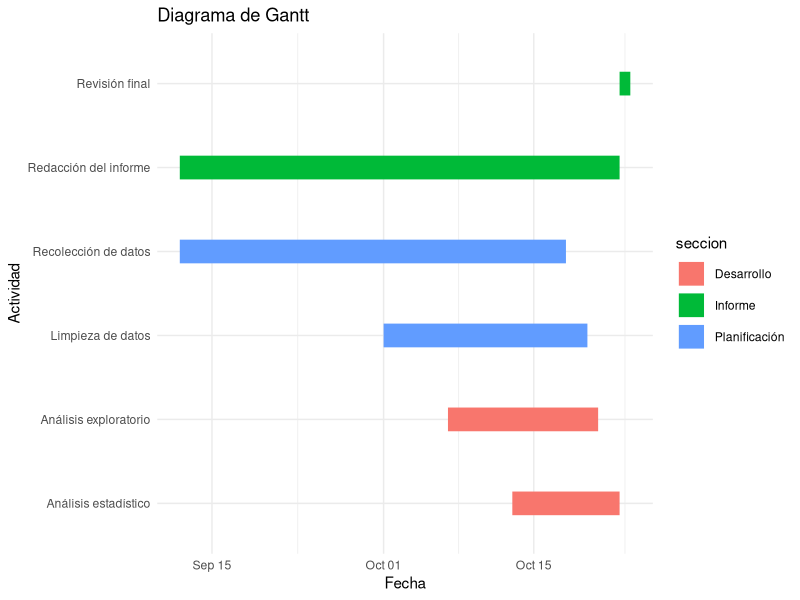
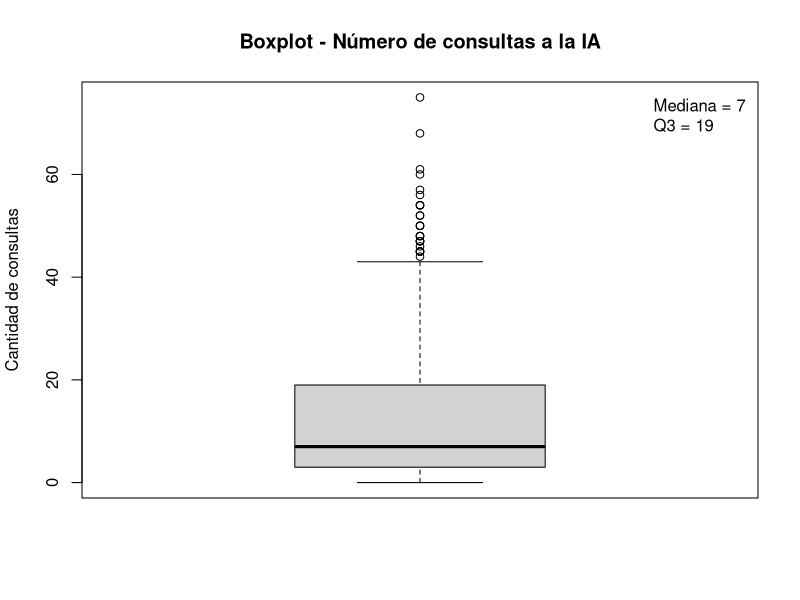
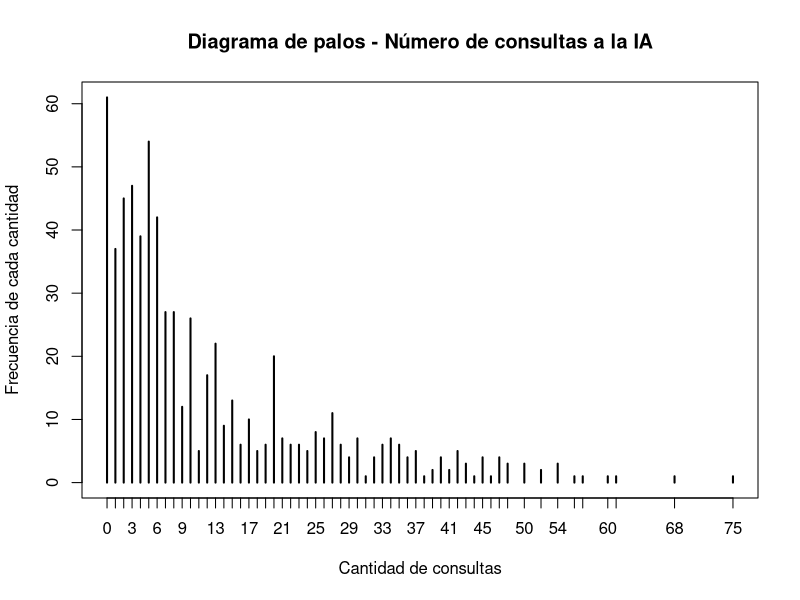
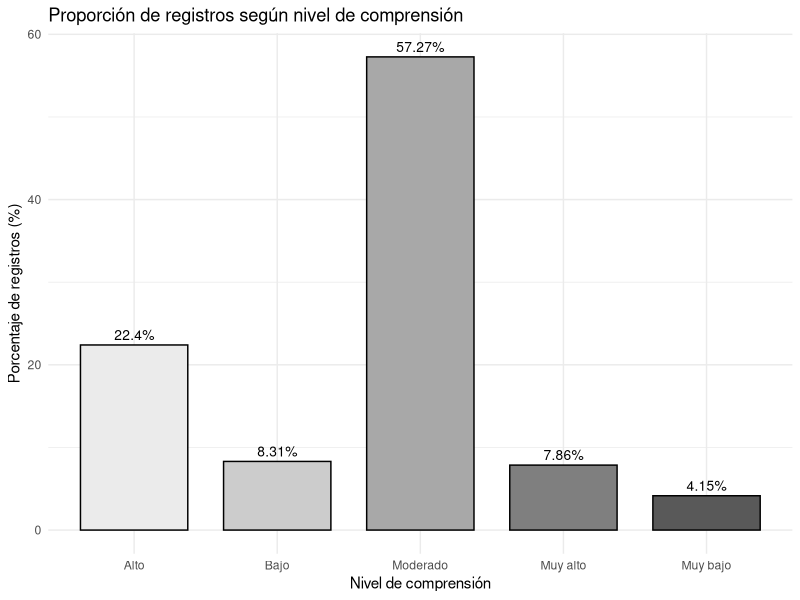
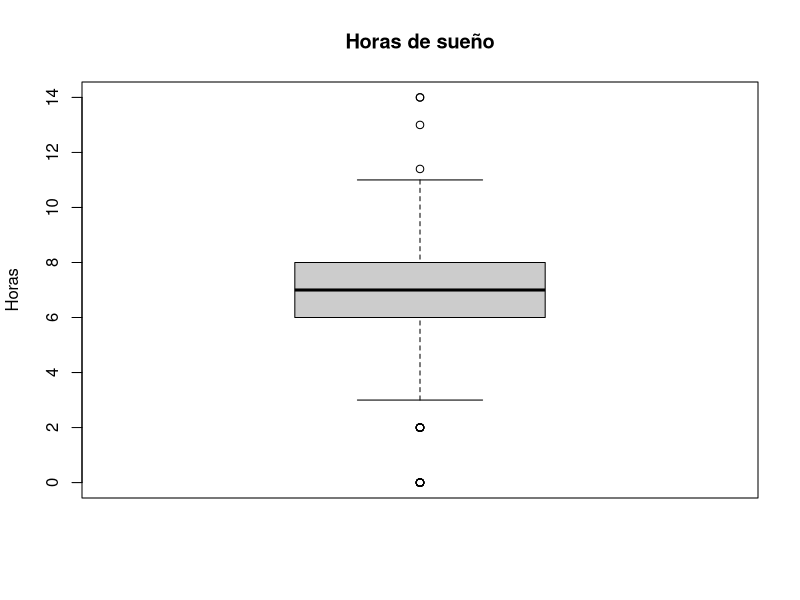
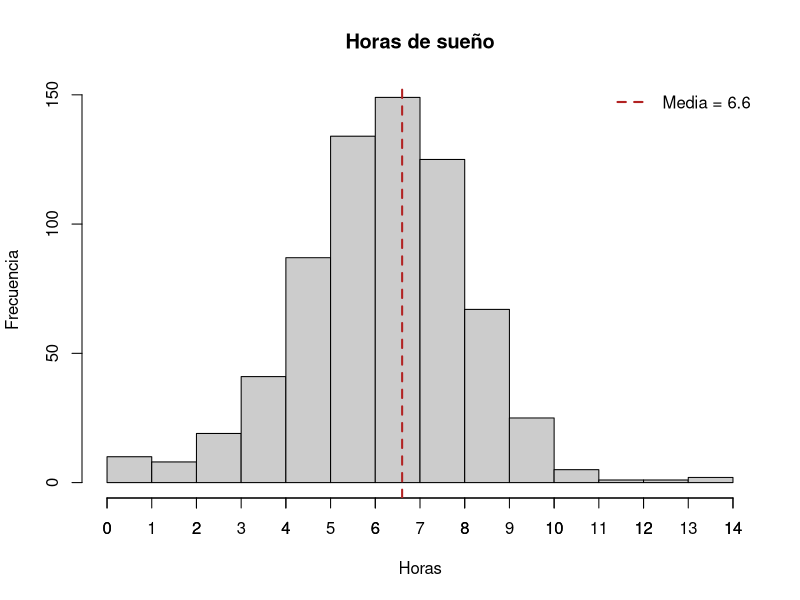
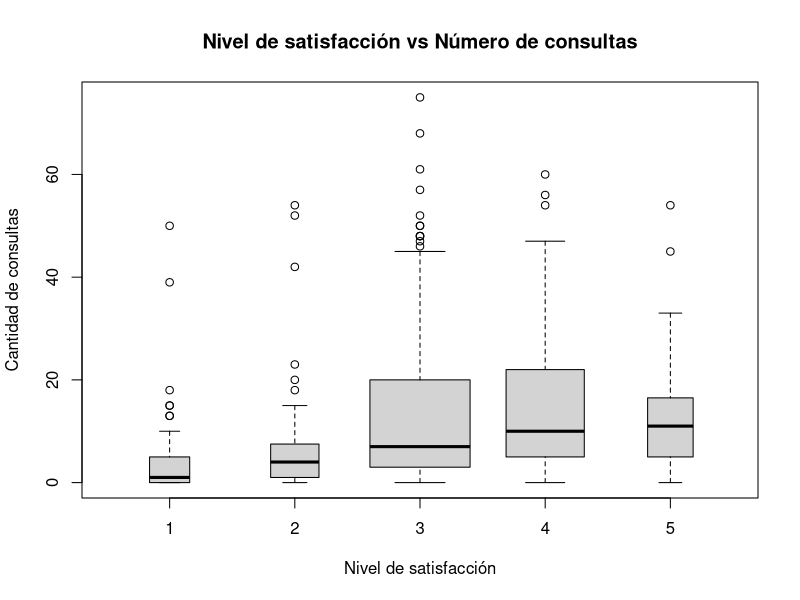
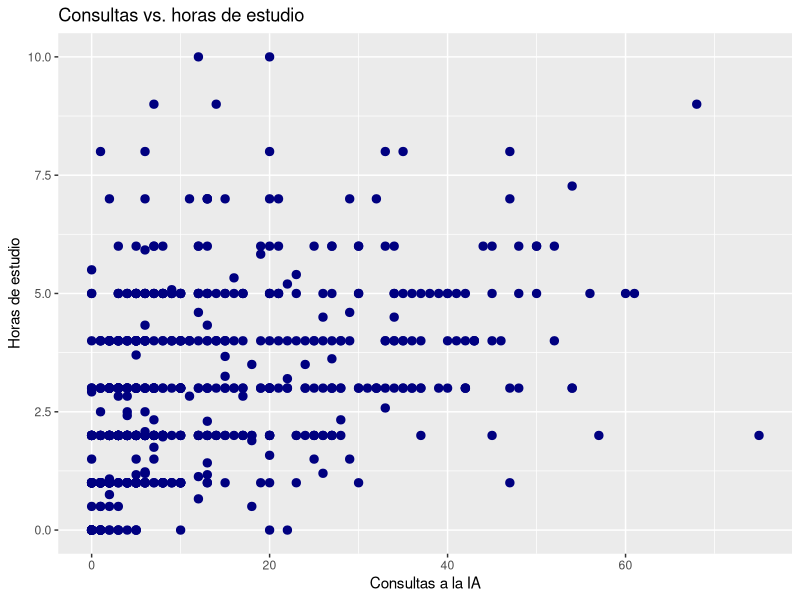

The R source for these figures, in order:
## ---- chunk 1
library(readr)
library(dplyr)
library(tidyverse)
library(ggplot2)

tareas <- data.frame(
  tarea = c(
    "Recolección de datos",
    "Limpieza de datos",
    "Análisis exploratorio",
    "Análisis estadístico",
    "Redacción del informe",
    "Revisión final"
  ),
  inicio = as.Date(c(
    "2026-09-12", "2026-10-01", "2026-10-07", "2026-10-13", "2026-09-12", "2026-10-23"
  )),
  fin = as.Date(c(
    "2026-10-18", "2026-10-20", "2026-10-21", "2026-10-23", "2026-10-23", "2026-10-24"
  )),
  seccion = c(
    "Planificación",
    "Planificación",
    "Desarrollo",
    "Desarrollo",
    "Informe",
    "Informe"
  )
)

ggplot(tareas,
       aes(x = inicio,
           xend = fin,
           y = tarea,
           yend = tarea,
           color = seccion)) +
  geom_segment(linewidth = 8) +
  labs(title = "Diagrama de Gantt",
       x = "Fecha",
       y = "Actividad") +
  theme_minimal()
## ---- chunk 2
DF_GesNulos<-read_csv("DF_GesNulos.csv")
DF3<-read_csv("DF3.csv")
## ---- chunk 3
sd(DF3$consultas, na.rm = T) / abs(mean(DF3$consultas, na.rm = T))
## ---- chunk 4
boxplot(DF3$consultas,
        main = "Boxplot - Número de consultas a la IA",
        ylab = "Cantidad de consultas")
legend("topright",
       legend = paste("Mediana =", median(DF3$consultas, na.rm = TRUE), "\nQ3 =", quantile(DF3$consultas, 0.75, na.rm = T, type = 3)), bty = "n")
## ---- chunk 5
plot(table(DF3$consultas),
        main = "Diagrama de palos - Número de consultas a la IA",
        xlab = "Cantidad de consultas",
        ylab = "Frecuencia de cada cantidad")
## ---- chunk 6
table(DF3$comprension)
round(prop.table(table(DF3$comprension)) * 100, 2)
round(cumsum(prop.table(table(DF3$comprension))) * 100, 2)
## ---- chunk 7
DF3 %>%
  count(comprension) %>%
  mutate(p = n / sum(n) * 100) %>%
  ggplot(aes(x = comprension, y = p, fill = comprension)) +
  geom_col(color = "black", width = 0.75) +
  geom_text(aes(label = paste0(round(p, 2), "%")), vjust = -0.5, size = 3.5) +
  scale_fill_manual(values = c("gray92", "gray80", "gray66", "gray50", "gray35")) +
  labs(title = "Proporción de registros según nivel de comprensión",
       x = "Nivel de comprensión", y = "Porcentaje de registros (%)") +
  theme_minimal() +
  theme(legend.position = "none")
## ---- chunk 8
summary(DF3$sueno)
round(sd(DF3$sueno),2)
IQR(DF3$sueno)
round(sd(DF3$sueno) / mean(DF3$sueno),2) #CV
## ---- chunk 9
boxplot(DF3$sueno,
        main = "Horas de sueño",
        ylab = "Horas",
        col = "gray80")
## ---- chunk 10
hist(DF3$sueno,
     main = "Horas de sueño",
     xlab = "Horas",
     col = "gray80",
     ylab = "Frecuencia")
axis(1, at = 0:ceiling(max(DF3$sueno)))
abline(v = mean(DF3$sueno, na.rm = TRUE), col = "firebrick", lwd = 2, lty = 2)
legend("topright",
       legend = paste("Media =", round(mean(DF3$sueno, na.rm = TRUE), 2)),
       col = "firebrick", lty = 2, lwd = 2, bty = "n")
## ---- chunk 11
boxplot(consultas ~ satisfaccion, data = DF3,
        main = "Nivel de satisfacción vs Número de consultas",
        xlab = "Nivel de satisfacción",
        ylab = "Cantidad de consultas",
        varwidth = T)
## ---- chunk 12
quantile(DF3$consultas[DF3$satisfaccion == 3], 0.3, na.rm = T, type = 3)
quantile(DF3$consultas[DF3$satisfaccion == 4], 0.3, na.rm = T, type = 3)
quantile(DF3$consultas[DF3$satisfaccion == 5], 0.3, na.rm = T, type = 3)
## ---- chunk 13
cor.test(DF3$consultas,DF3$estudio,method="spearman")
## ---- chunk 14
ggplot(DF3, aes(x = consultas, y = estudio)) +
  geom_point(color = "navy", size = 2.5) +
  labs(
    title = "Consultas vs. horas de estudio",
    x = "Consultas a la IA",
    y = "Horas de estudio"
  )
## ---- chunk 15
DFC <- DF3[DF3$uso_ia == "Usó IA", ]
DFC$curso <- toupper(DFC$curso)
DFC$uso <- as.character(DFC$uso)
DFC <- DFC[DFC$curso %in% c("CC1105", "CS2031", "CC2101", "CS2013"), ]
DFC <- DFC[DFC$uso %in% c("Resolver ejercicios", "Resumir", "Programar", "Redactar"), ]
nrow(DFC)
## ---- chunk 16
tabla <- table(DFC$curso, DFC$uso)
tabla
round(prop.table(tabla, 1) * 100, 2)
## ---- chunk 17
DFC %>%
  count(curso, uso) %>%
  group_by(curso) %>%
  mutate(p = n / sum(n) * 100) %>%
  ggplot(aes(x = curso, y = p, fill = uso)) +
  geom_col(width = 0.75) +
  geom_text(aes(label = paste0(round(p, 1), "%")),
            position = position_stack(vjust = 0.5), size = 3) +
  scale_fill_manual(values = c("gray92", "gray78", "gray64", "gray50")) +
  labs(title = "Proporción de usos de la IA según el curso",
       x = "Curso", y = "Porcentaje de registros (%)", fill = "Uso principal") +
  theme_minimal()
## ---- chunk 18
DF3 %>%
  filter(uso_ia == "Usó IA") %>%
  mutate(
    uso_g = if_else(uso %in% c("Resolver ejercicios", "Resumir",
                                "Programar", "Redactar", "No usó IA"),
                     as.character(uso), "Otros"),
    ahorro = if_else(tareas == 0, "Sin tareas ahorradas", "Con tareas ahorradas")
  ) %>%
  count(uso_g, ahorro) %>%
  tidyr::pivot_wider(names_from = ahorro, values_from = n, values_fill = 0) %>%
  {
    tabla <- .[, c("uso_g", "Sin tareas ahorradas", "Con tareas ahorradas")]
    m <- t(as.matrix(tabla[, -1]))
    colnames(m) <- tabla$uso_g
    barplot(m,
            main = "Tareas ahorradas según el uso de IA",
            ylab = "Cantidad de registros",
            xlab = "Uso principal",
            col = c("gray85", "gray45"))
    legend("topleft",
           legend = c("Sin ahorro", "Con ahorro"),
           fill = c("gray85", "gray45"),
           cex = 0.8)
  }
## ---- chunk 19
DF3 %>%
  filter(uso_ia == "Usó IA") %>%
  mutate(uso_g = if_else(uso %in% c("Resolver ejercicios", "Resumir",
                                     "Programar", "Redactar", "No usó IA"),
                          as.character(uso), "Otros")) %>%
  group_by(uso_g) %>%
  summarise(
    registros   = n(),
    ta_ahorrada = round(mean(tareas > 0, na.rm = TRUE) * 100,2),

  ) %>%
  rename(Uso = uso_g)
## ---- chunk 20
boxplot(sueno ~ comprension, data = DF3,
        main = "Sueño según comprensión",
        xlab = "Comprensión",
        ylab = "Horas de sueño",
        col = c("gray92", "gray80", "gray66", "gray50", "gray35"))
abline(h = mean(DF3$sueno, na.rm = TRUE), col = "firebrick", lwd = 2, lty = 2)
legend("topright",
       legend = paste("Media =", round(mean(DF3$sueno, na.rm = TRUE), 2)),
       col = "firebrick", lty = 2, lwd = 2, bty = "n")
## ---- chunk 21
DF3%>%group_by(comprension)%>% summarise(n=n(),
    Q1= quantile(sueno, 0.25, na.rm = TRUE),
    Mediana = quantile(sueno, 0.5 ,na.rm = TRUE),
    Q3= quantile(sueno, 0.75, na.rm = TRUE),
    RIC     = IQR(sueno, na.rm = TRUE),
    Media = mean(sueno,na.rm=TRUE),
    CV = (sd(sueno,na.rm=TRUE)/mean(sueno,na.rm=TRUE))
                                         )
## ---- chunk 22
GRUPO <- 6
DF3_grupo <- DF_GesNulos %>% filter(Grupo == GRUPO)
nrow(DF3_grupo)
## ---- chunk 23
consultas_cat <- cut(DF3$consultas,
                     breaks = c(0, 1, 11, 21, 31, Inf),
                     right = FALSE,
                     labels = c("Sin uso", "Bajo", "Moderado",
                                "Frecuente", "Muy frecuente"))

frec_con <- table(consultas_cat)
prob_con <- prop.table(frec_con)
frec_con
round(prob_con, 4)
## ---- chunk 24
sum(prob_con)
## ---- chunk 25
barplot(prob_con,
        main = "Probabilidad empírica del nivel de uso de IA",
        xlab = "Nivel de uso (según número de consultas)",
        ylab = "Probabilidad",
        col = "gray70",
        ylim = c(0, 0.6))
## ---- chunk 26
frec_sat <- table(DF3$satisfaccion)
prob_sat <- prop.table(frec_sat)
frec_sat
round(prob_sat, 4)
## ---- chunk 27
sum(prob_sat)
## ---- chunk 28
barplot(prob_sat,
        main = "Probabilidad empírica de la variable satisfacción",
        xlab = "Nivel de satisfacción (1 = muy baja, 5 = muy alta)",
        ylab = "Probabilidad",
        col = "gray70",
        ylim = c(0, 0.6))
## ---- chunk 29
P_A = nrow(DF3 %>% filter(comprension == "Alto")) / nrow(DF3)
paste("Probabilidad de A:", P_A)
## ---- chunk 30
P_B = nrow(DF3 %>% filter(5 <= consultas & consultas <= 15)) / nrow(DF3)
paste("Probabilidad de B:", P_B)
## ---- chunk 31
P_A_dado_B = nrow(DF3 %>% filter(5 <= consultas & consultas <= 15 & comprension == "Alto")) / nrow(DF3 %>% filter(5 <= consultas & consultas <= 15))

P_A_dado_B
## ---- chunk 32
P_A_inter_B<- nrow(DF3 %>% filter(5 <= consultas & consultas <= 15 & comprension == "Alto")) / nrow(DF3)
round(P_A_inter_B,2) == round(P_A* P_B,2)
round(P_A_inter_B,3) == round(P_A* P_B,3)
P_A_dado_B==P_A
## ---- chunk 33

P_A_U_B<-P_A+P_B-P_A_inter_B
P_A_comp<-1-P_A
P_B_comp<-1-P_B

#leyes de morgan

P_A_U_B_comp<-1-P_A_U_B
P_A_inter_B_comp<-1-P_A_inter_B
P_A_U_B
P_A_comp
P_B_comp
P_A_U_B_comp
P_A_inter_B_comp
## ---- chunk 34
P_B_dado_A = nrow(DF3 %>% filter(5 <= consultas & consultas <= 15 & comprension == "Alto")) / nrow(DF3 %>% filter(comprension == "Alto"))

P_B_dado_A
## ---- chunk 35
P_B_dado_noA = nrow(DF3 %>% filter(5 <= consultas & consultas <= 15 & comprension != "Alto")) / nrow(DF3 %>% filter(comprension != "Alto"))

P_B_dado_noA
## ---- chunk 36
( P_B_dado_A * P_A ) / ( P_B_dado_A * P_A + P_B_dado_noA * P_A_comp)
## ---- chunk 37
P_A_dado_B
## ---- chunk 38
exito <- DF3$consultas > 20
p <- mean(exito)
q <- 1 - p
## ---- chunk 39
N <- length(exito)
k_all <- 1:N
pmf <- dgeom(k_all - 1, p)
cdf_izq <- pgeom(k_all - 1, p)        # P(X <= k)
cdf_der <- q^(k_all - 1)              # P(X >= k)
sum(pmf)                              # validación: ≈ 1

espera <- diff(c(0, which(exito)))
ks <- 1:20
emp <- sapply(ks, function(i) mean(espera == i))

par(mfrow = c(1, 2))

# Distribución completa (1 a N)
plot(k_all, pmf, type = "h", xlab = "k", ylab = "P(X = k)",
     main = "Distribución completa (1 a N)")

## ---- chunk 40
# Zoom: teórica vs. empírica
plot(ks, pmf[ks], type = "h", lwd = 3, xlab = "k", ylab = "P(X = k)",
     ylim = c(0, max(pmf[ks], emp)),
     main = "Zoom: teórica vs. empírica")
points(ks, emp, pch = 16, col = "firebrick")
abline(v = 1/p, lty = 2, col = "gray40")
legend("topright", legend = c("Teórica", "Empírica", "E(X)"),
       lty = c(1, NA, 2), pch = c(NA, 16, NA),
       col = c("black", "firebrick", "gray40"), bty = "n")

par(mfrow = c(1, 1))
## ---- chunk 41
# Acumulada hacia la izquierda
plot(ks, cdf_izq[ks], type = "s", xlab = "k", ylab = "P(X <= k)",
     main = "Acumulada hacia la izquierda")
## ---- chunk 42
# Acumulada hacia la derecha
plot(ks, cdf_der[ks], type = "s", xlab = "k", ylab = "P(X >= k)",
     main = "Acumulada hacia la derecha")
## ---- chunk 43
data.frame(k = ks, `P(X=k)` = round(pmf[ks], 4), empirica = round(emp, 4),
           `P(X<=k)` = round(cdf_izq[ks], 4), `P(X>=k)` = round(cdf_der[ks], 4),
           check.names = FALSE)
## ---- chunk 44
n_tar <- 10
p_tar <- mean(DF3$tareas >= 3)
p_tar
## ---- chunk 45
E_tar <- n_tar * p_tar
V_tar <- n_tar * p_tar * (1 - p_tar)
SD_tar <- sqrt(V_tar)
CV_tar <- SD_tar / E_tar
## ---- chunk 46
dbinom(3, n_tar, p_tar)
## ---- chunk 47
pbinom(2, n_tar, p_tar)
## ---- chunk 48
set.seed(6)
mezcla <- sample(DF3$tareas)
n_grupos <- floor(length(mezcla) / 10)
grupos <- matrix(mezcla[1:(n_grupos * 10)] >= 3, nrow = 10)
exitos <- colSums(grupos)
mean(exitos)
## ---- chunk 49
teorica <- dbinom(0:10, n_tar, p_tar)
empirica <- table(factor(exitos, levels = 0:10)) / length(exitos)

barplot(rbind(teorica, empirica),
        beside = TRUE,
        names.arg = 0:10,
        col = c("gray40", "gray80"),
        legend.text = c("Binomial", "Datos"),
        main = "Binomial vs. datos",
        xlab = "Número de registros con 3 o más tareas (de 10)",
        ylab = "Probabilidad")
## ---- chunk 50
N <- length(DF3$tareas >= 3)
k_all <- 1:N
pmf <- dbinom(k_all - 1, n_tar, p_tar)

par(mfrow = c(1, 2))

# Distribución completa (1 a N)
plot(k_all, pmf, type = "h", xlab = "k", ylab = "P(X = k)",
     main = "Distribución completa (1 a N)")

## ---- chunk 51
#Datos basicos 
media_ <- mean(DF3$sueno,na.rm=TRUE)
mediana_<-median(DF3$sueno,na.rm=TRUE)
var_<-var(DF3$sueno,na.rm=TRUE)
sd_ <- sd(DF3$sueno,na.rm=TRUE)
lambda_ <- 1 / media_  
min_ <- min(DF3$sueno,na.rm=TRUE)
max_ <- max(DF3$sueno,na.rm=TRUE)

cv_<-(sd_/media_)*100

# con probability= TRUE sirve para el cambio de escala para que represente la densidad de probabilidad 

hist(DF3$sueno, probability = TRUE, col = "lightgray", border = "white", 
     main = "Distribuciones Continuas",
     xlab = "Horas de sueño", ylab = "Densidad" )


# Normal

#el uso de dnorm() es la funcion de densidad de la probabilidad normal el cual usa x que es la variable independiente, despues el caso de from y to definen los limites de calculo y dibujo

curve(dnorm(x, mean = media_, sd = sd_), col = "forestgreen", lwd = 2, add = TRUE, from = min_, to = max_)

# Exponencial

# el uso de lambda es debido a la teoria que relaciona la media y la tasa 

curve(dexp(x, rate = lambda_), col = "dodgerblue", lwd = 2, add = TRUE, from = min_, to = max_)

# Uniforme 

# El uso de min y max es debido a la propia formula de la densidad de probabilidad 

curve(dunif(x, min = min_, max = max_), col = "purple", lwd = 2, add = TRUE, from = min_, to = max_)

legend("topright", legend = c("Distribución Normal", "Distribucion Exponencial", "Distribucion Uniforme"),
       col = c("forestgreen", "dodgerblue","purple"), lty=1, lwd=2)
## ---- chunk 52
#simetria
mediana_
media_
## ---- chunk 53
cv_
## ---- chunk 54
max_-min_
sd_*sqrt(12)

sd_^2
((max_-min_)^2)/12
## ---- chunk 55
sd_
media_
## ---- chunk 56
prob_4_teo<-pnorm(q=4,mean=media_, sd=sd_)
prob_4_teo
## ---- chunk 57
prob_4_empirica<-mean(DF3$sueno<=4,na.rm=TRUE)
prob_4_empirica

prob_4_empirica-prob_4_teo
## ---- chunk 58
estudio <- DF3$estudio

media_estudio <- mean(estudio, na.rm = TRUE)
min_estudio <- min(estudio, na.rm = TRUE)
max_estudio <- max(estudio, na.rm = TRUE)
prom_estudio <- mean(estudio, na.rm = TRUE)
std_estudio <- sd(estudio, na.rm = TRUE)
lambda_estudio <- 1 / media_estudio

hist(estudio, probability = TRUE,
     main = "Distribuciones Continuas VS Densidad Muestral",
     xlab = "Número de horas diarias de estudio", ylab = "Densidad muestral")

# Normal
curve(dnorm(x, mean = media_estudio, sd = std_estudio), col = "forestgreen", lwd = 2, add = TRUE, from = min_estudio, to = max_estudio)

# Exponencial
curve(dexp(x, rate = lambda_estudio), col = "dodgerblue", lwd = 2, add = TRUE, from = min_estudio, to = max_estudio)

# Uniforme
curve(dunif(x, min = min_estudio, max = max_estudio), col = "purple", lwd = 2, add = TRUE, from = min_estudio, to = max_estudio)

legend("topright", legend = c("Distribución Normal", "Distribución Exponencial", "Distribución Uniforme"),
       col = c("forestgreen", "dodgerblue", "purple"), lwd = c(3, 3, 3), lty = c(1, 1, 1))
## ---- chunk 59
paste("Esperanza Uniforme:", (min_estudio + max_estudio) / 2)
paste("Promedio Muestral:", prom_estudio)
## ---- chunk 60
paste("Varianza Uniforme:", (max_estudio - min_estudio)^2 / 12)
paste("Varianza Muestral:", std_estudio^2)
## ---- chunk 61
median(estudio, na.rm = T)
prom_estudio
## ---- chunk 62
paste("Esperanza Exponencial:", 1 / lambda_estudio)
paste("Promedio Muestral:", prom_estudio)
## ---- chunk 63
paste("Varianza Exponencial:", 1 / lambda_estudio^2)
paste("Varianza Muestral:", std_estudio^2)
## ---- chunk 64
pexp(8, lambda_estudio) - pexp(5, lambda_estudio)
## ---- chunk 65
nrow(DF3 %>% filter(5 < estudio & estudio <= 8)) / nrow(DF3)
